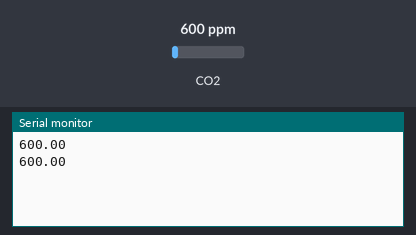
Bench run of a sketch on a simulated Arduino Uno, built with avr-gcc and run on an emulated ATmega328P. Shown: the last lines printed to the serial monitor. Inputs (shaded band) come from the test bench; at power-on: CO2 600 ppm.

Above: at 2.8 s.
2.9 s: CO2 set to 452 ppm
At 4.4 s:
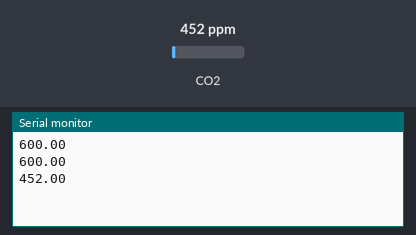
5.6 s: CO2 set to 1050 ppm
At 7.2 s:
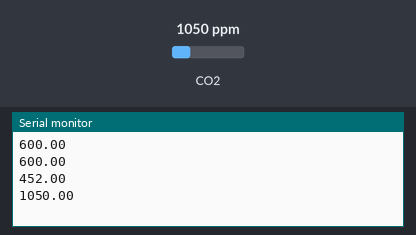
Timing chart, 0 to 8.7 s (numbered marks = the images above; inputs shaded):
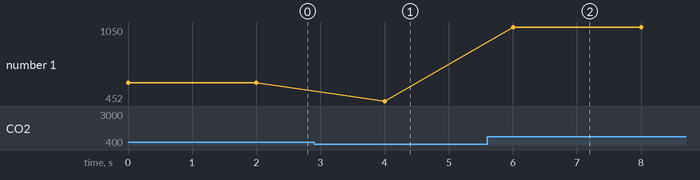

Measured:
- after the input at 2.9 s, the serial monitor: prints a new line after 1.1 s (image 1)
- after the input at 5.6 s, the serial monitor: prints a new line after 0.40 s (image 2)
- plotted number 1: 600 → 452 after the input at 2.9 s, 452 → 1050 after the input at 5.6 s

The sketch:

arduino_sensor.ino
```cpp
#include <MQ135.h>
#define ANALOGPIN A0
MQ135 gasSensor = MQ135(ANALOGPIN);

void setup() {
  Serial.begin(9600);
}

void loop() {
  float air_quality = gasSensor.getPPM();
  Serial.println(air_quality);
  delay(2000);
}
```
